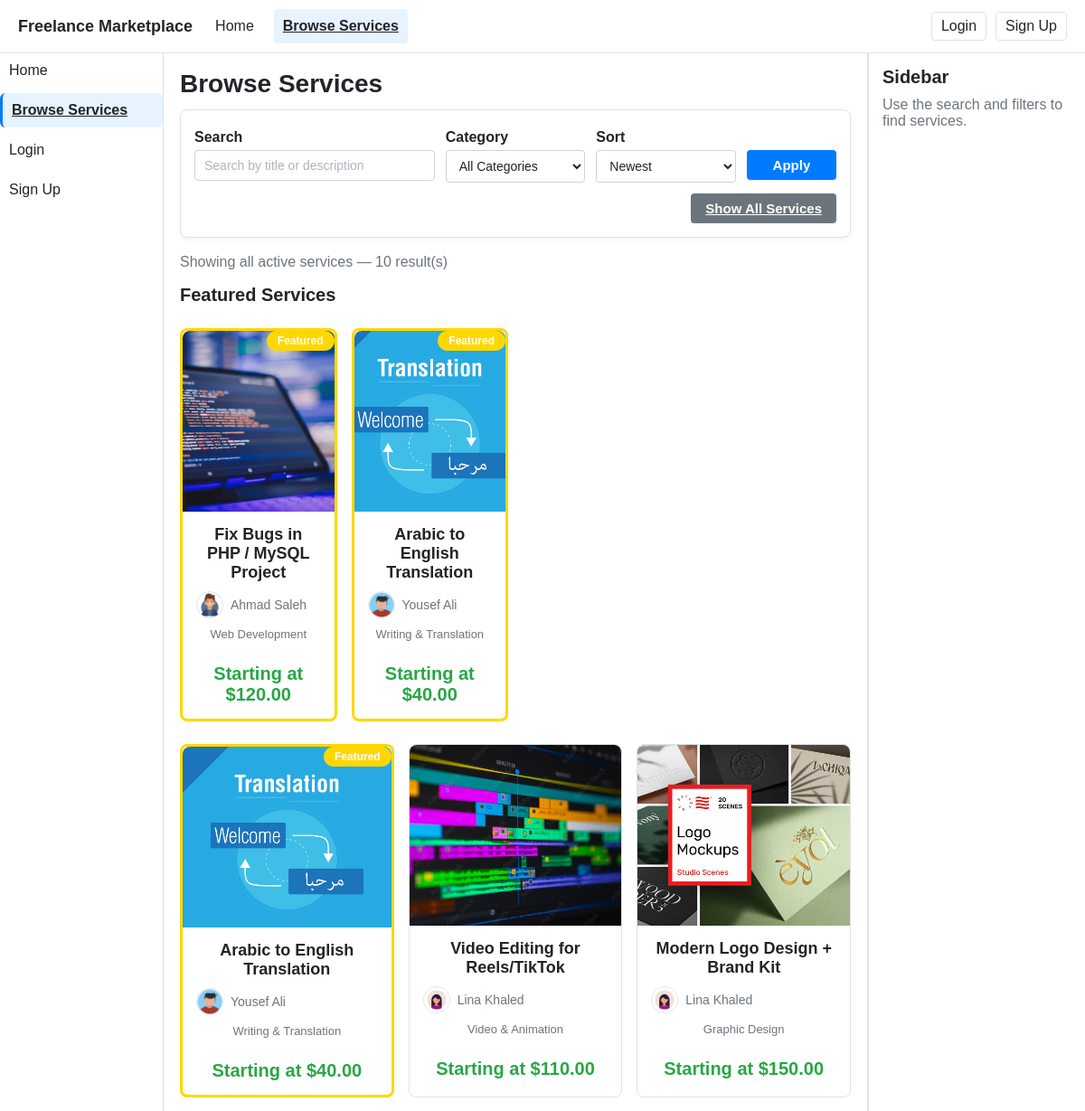
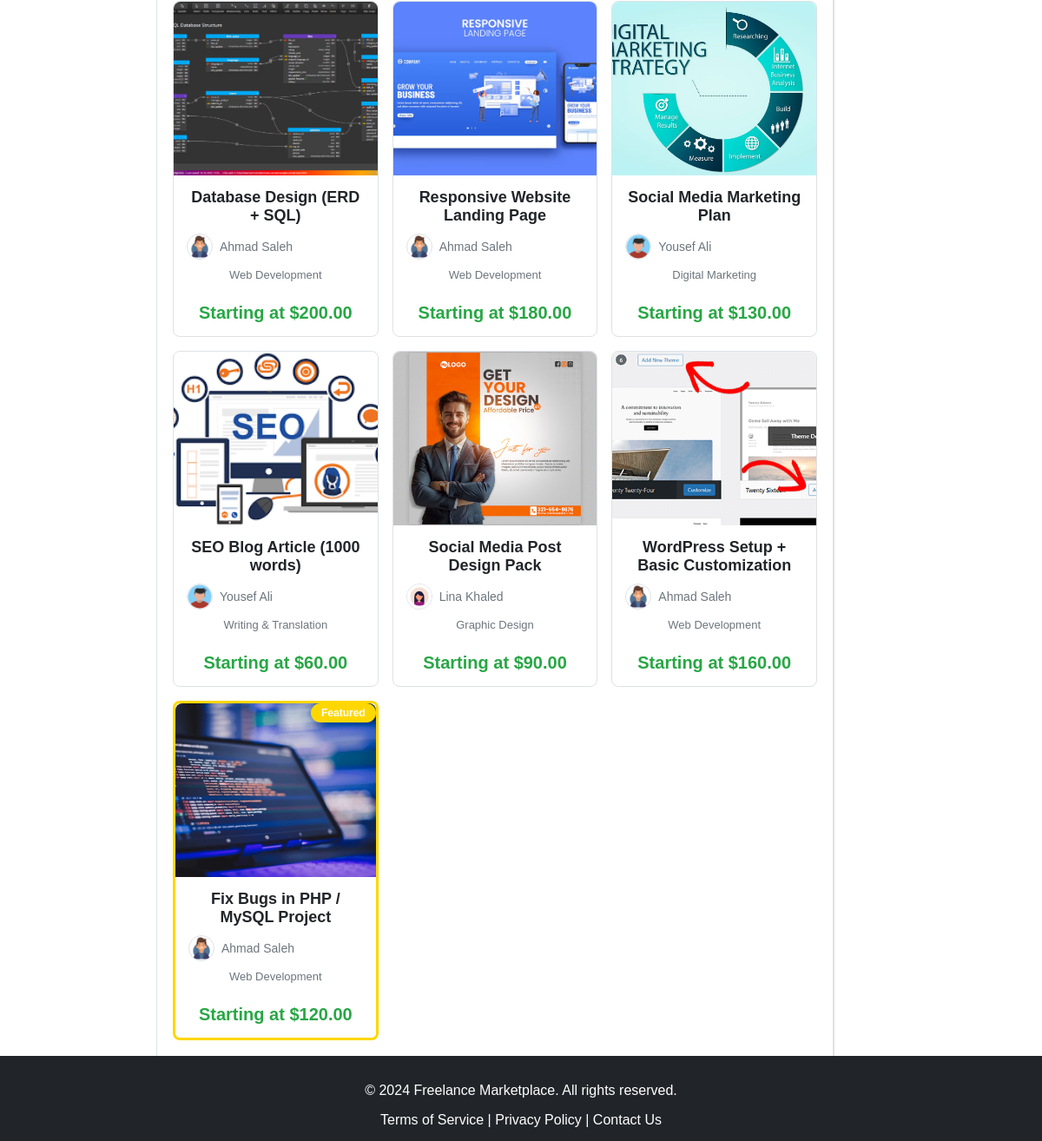
The page /browse-services.php on the database its author committed (2 pictures, top to bottom).
### tables this page shows
CREATE TABLE services (
    service_id VARCHAR(10) PRIMARY KEY,
    freelancer_id VARCHAR(10) NOT NULL,
    title VARCHAR(200) NOT NULL,
    category VARCHAR(100) NOT NULL,
    subcategory VARCHAR(100) NOT NULL,
    description TEXT NOT NULL,
    price DECIMAL(10,2) NOT NULL,
    delivery_time INT NOT NULL,
    revisions_included INT NOT NULL,
    image_1 VARCHAR(255) NOT NULL,
    image_2 VARCHAR(255),
    image_3 VARCHAR(255),
    status ENUM('Active', 'Inactive') NOT NULL DEFAULT 'Active',
    featured_status ENUM('Yes', 'No') NOT NULL DEFAULT 'No',
    created_date TIMESTAMP DEFAULT CURRENT_TIMESTAMP,
    FOREIGN KEY (freelancer_id) REFERENCES users(user_id) ON DELETE CASCADE
);

CREATE TABLE users (
    user_id VARCHAR(10) PRIMARY KEY,
    first_name VARCHAR(50) NOT NULL,
    last_name VARCHAR(50) NOT NULL,
    email VARCHAR(100) NOT NULL UNIQUE,
    password VARCHAR(255) NOT NULL,
    phone VARCHAR(10) NOT NULL,
    country VARCHAR(50) NOT NULL,
    city VARCHAR(50) NOT NULL,
    role ENUM('Client', 'Freelancer') NOT NULL,
    status ENUM('Active', 'Inactive') NOT NULL DEFAULT 'Active',
    profile_photo VARCHAR(255),
    registration_date TIMESTAMP DEFAULT CURRENT_TIMESTAMP
);

### browse-services.php (the view, shortened to what this page needs)
<?php
require_once __DIR__ . "/includes/init.php";
$activePage = "browse-services.php";
if (!isset($baseUrl) || (string)$baseUrl === "") {
  $baseUrl = rtrim(str_replace("\\", "/", dirname($_SERVER["SCRIPT_NAME"])), "/");
  $baseUrl = ($baseUrl === "" ? "/" : $baseUrl . "/");
}
function h($str) { return htmlspecialchars((string)$str, ENT_QUOTES, 'UTF-8'); }
function isExternalOrData($p): bool {
  $p = (string)$p;
  return (preg_match('#^https?://#i', $p) || strpos($p, "data:") === 0);
}
function mediaRel($path, string $filenameDir = ""): string {
  $p = trim((string)$path);
  $p = str_replace("\\", "/", $p);
  if (($pos = stripos($p, "uploads/")) !== false) return ltrim(substr($p, $pos), "/");
  return ltrim($p, "/");
}
function pickExistingRel(array $rels): string {
  foreach ($rels as $r) {
    $r = ltrim((string)$r, "/");
    if ($r !== "" && is_file(__DIR__ . "/" . $r)) return $r;
  }
  return "";
}
function img(string $baseUrl, $dbPath, $fallbackRel, string $filenameDir = "", bool $swapProfileDirs = false): string {
  $rel = mediaRel($dbPath, $filenameDir);
  $rel = ltrim($rel, "/");
  return rtrim($baseUrl, "/") . "/" . ltrim($rel, "/");
}
$servicePlaceholderRel = pickExistingRel([
  "uploads/services/placeholder-service.png",
]);
$userPlaceholderRel = pickExistingRel([
  "uploads/profile-photo/user-default.jpg",
  "uploads/profiles/user-default.jpg",
]);
$q        = trim((string)($_GET["q"] ?? ""));
$category = trim((string)($_GET["category"] ?? ""));
$sort     = trim((string)($_GET["sort"] ?? "newest"));
$page     = (int)($_GET["page"] ?? 1);
$perPage = 12;
$sortMap = [
  "newest"     => "s.created_date DESC",
  "oldest"     => "s.created_date ASC",
  "price_asc"  => "s.price ASC",
  "price_desc" => "s.price DESC",
];
$orderBy = $sortMap[$sort];
$where = ["s.status = 'Active'"];
$params = [];
$whereSql = "WHERE " . implode(" AND ", $where);
$countSql = "SELECT COUNT(*) FROM services s $whereSql";
$countStmt = $pdo->prepare($countSql);
$countStmt->execute($params);
$totalResults = (int)$countStmt->fetchColumn();
$offset = ($page - 1) * $perPage;
$featuredSql = "
  SELECT
    s.service_id, s.title, s.category, s.price, s.featured_status, s.image_1, s.created_date,
    u.first_name, u.last_name, u.profile_photo
  FROM services s
  JOIN users u ON u.user_id = s.freelancer_id
  $whereSql
    AND s.featured_status = 'Yes'
  ORDER BY s.created_date DESC
  LIMIT 4
";
$featuredStmt = $pdo->prepare($featuredSql);
$featuredStmt->execute($params);
$featuredRows = $featuredStmt->fetchAll(PDO::FETCH_ASSOC);
$listSql = "
  SELECT
    s.service_id, s.title, s.category, s.price, s.featured_status, s.image_1, s.created_date,
    u.first_name, u.last_name, u.profile_photo
  FROM services s
  JOIN users u ON u.user_id = s.freelancer_id
  $whereSql
  ORDER BY $orderBy
  LIMIT :limit OFFSET :offset
";
$listStmt = $pdo->prepare($listSql);
$listStmt->bindValue(":limit",  $perPage, PDO::PARAM_INT);
$listStmt->bindValue(":offset", $offset,  PDO::PARAM_INT);
$listStmt->execute();
$rows = $listStmt->fetchAll(PDO::FETCH_ASSOC);
$clearUrl = "browse-services.php";
include __DIR__ . "/includes/header.php";
?>
<div class="wrapper">
  <div class="container">
    <?php include __DIR__ . "/includes/nav.php"; ?>
    <main class="main-content">
      <h1 class="heading-primary">Browse Services</h1>
      <div class="browse-filter-bar">
        <form class="form" method="get" action="browse-services.php">
          <div class="browse-filter-row">
            <div class="form-group">
              <label class="form-label" for="q">Search</label>
              <input class="form-input" type="text" id="q" name="q"
                     value="<?= h($q) ?>"
                     placeholder="Search by title or description">
            </div>
            <div class="form-group">
              <label class="form-label" for="category">Category</label>
              <select class="form-select" id="category" name="category">
                <option value="">All Categories</option>
              </select>
            </div>
            <div class="form-group">
              <label class="form-label" for="sort">Sort</label>
              <select class="form-select" id="sort" name="sort">
                <option value="newest" <?= $sort === "newest" ? "selected" : "" ?>>Newest</option>
              </select>
            </div>
            <div class="form-group">
              <button class="btn btn-primary" type="submit">Apply</button>
            </div>
          </div>
          <div class="form-actions browse-filter-actions">
            <a class="btn btn-secondary" href="<?= h($clearUrl) ?>">Show All Services</a>
          </div>
        </form>
      </div>
      <div class="browse-results-summary">
        <?php if ($q !== "" || $category !== ""): ?>
          <div class="message-info">
            <?php
              $parts = [];
              if ($q !== "") $parts[] = "Search results for '" . h($q) . "'";
              if ($category !== "") $parts[] = "Category: " . h($category);
              echo implode(" | ", $parts);
            ?>
            — <?= (int)$totalResults ?> result(s)
          </div>
        <?php else: ?>
          <p class="text-muted">
            Showing all active services — <?= (int)$totalResults ?> result(s)
          </p>
        <?php endif; ?>
      </div>
      <?php if (!empty($featuredRows)): ?>
        <h2 class="heading-secondary">Featured Services</h2>
        <div class="services-grid services-grid-featured">
          <?php foreach ($featuredRows as $r): ?>
            <?php
              $imgSrc = img($baseUrl, $r["image_1"] ?? "", $servicePlaceholderRel, "uploads/services");
              $avatarSrc = img($baseUrl, $r["profile_photo"] ?? "", $userPlaceholderRel, "uploads/profile-photo", true);
              $isFeatured = (trim(strtolower((string)$r["featured_status"])) === "yes" || trim((string)$r["featured_status"]) === "1");
              $name = trim((string)($r["first_name"] ?? "") . " " . (string)($r["last_name"] ?? ""));
              $detailUrl = "service-detail.php?id=" . urlencode((string)$r["service_id"]);
              $cardClasses = "card service-card";
              if ($isFeatured) $cardClasses .= " card-featured service-card-featured";
            ?>
            <a class="<?= h($cardClasses) ?>" href="<?= h($detailUrl) ?>">
              <div class="card-header service-card-image-wrap">
                <img class="service-card-image" src="<?= h($imgSrc) ?>" alt="Service image">
                <?php if ($isFeatured): ?>
                  <span class="badge badge-featured service-card-badge">Featured</span>
                <?php endif; ?>
              </div>
              <div class="card-body">
                <div class="service-card-title"><?= h($r["title"]) ?></div>
                <div class="service-card-freelancer">
                  <img class="service-card-avatar" src="<?= h($avatarSrc) ?>" alt="Freelancer photo">
                  <span><?= h($name) ?></span>
                </div>
                <div class="service-card-category"><?= h($r["category"]) ?></div>
              </div>
              <div class="card-footer">
                <div class="service-card-price">Starting at $<?= h(number_format((float)$r["price"], 2)) ?></div>
              </div>
            </a>
          <?php endforeach; ?>
        </div>
      <?php endif; ?>
      <?php if (!empty($rows)): ?>
        <div class="services-grid">
          <?php foreach ($rows as $r): ?>
            <?php
              $imgSrc = img($baseUrl, $r["image_1"] ?? "", $servicePlaceholderRel, "uploads/services");
              $avatarSrc = img($baseUrl, $r["profile_photo"] ?? "", $userPlaceholderRel, "uploads/profile-photo", true);
              $isFeatured = (trim(strtolower((string)$r["featured_status"])) === "yes" || trim((string)$r["featured_status"]) === "1");
              $name = trim((string)($r["first_name"] ?? "") . " " . (string)($r["last_name"] ?? ""));
              $detailUrl = "service-detail.php?id=" . urlencode((string)$r["service_id"]);
              $cardClasses = "card service-card";
              if ($isFeatured) $cardClasses .= " card-featured service-card-featured";
            ?>
            <a class="<?= h($cardClasses) ?>" href="<?= h($detailUrl) ?>">
              <div class="card-header service-card-image-wrap">
                <img class="service-card-image" src="<?= h($imgSrc) ?>" alt="Service image">
                <?php if ($isFeatured): ?>
                  <span class="badge badge-featured service-card-badge">Featured</span>
                <?php endif; ?>
              </div>
              <div class="card-body">
                <div class="service-card-title"><?= h($r["title"]) ?></div>
                <div class="service-card-freelancer">
                  <img class="service-card-avatar" src="<?= h($avatarSrc) ?>" alt="Freelancer photo">
                  <span><?= h($name) ?></span>
                </div>
                <div class="service-card-category"><?= h($r["category"]) ?></div>
              </div>
              <div class="card-footer">
                <div class="service-card-price">Starting at $<?= h(number_format((float)$r["price"], 2)) ?></div>
              </div>
            </a>
          <?php endforeach; ?>
        </div>
      <?php endif; ?>
    </main>
    <aside class="sidebar">
      <h3 class="heading-secondary">Sidebar</h3>
      <p class="text-muted">Use the search and filters to find services.</p>
    </aside>
  </div>
  <?php include "includes/footer.php"; ?>

### includes/header.php (shortened to what this page needs)
<?php
$isLoggedIn = isset($_SESSION["user"]);
$userRole   = $isLoggedIn ? ($_SESSION["user"]["role"] ?? "Guest") : "Guest";
$homeHref   = ($isLoggedIn && $userRole === "Freelancer") ? "dashboard.php" : "home.php";
$homeActive = ($activePage == "home.php" || $activePage == "dashboard.php") ? "nav-link-active" : "";
?>
<!DOCTYPE html>
<html lang="en">
<head>
  <link rel="stylesheet" href="css/styles.css">
</head>
<body>
<header class="header">
  <div class="header-left">
    <a class="brand" href="<?php echo htmlspecialchars($homeHref); ?>">Freelance Marketplace</a>
  </div>
  <nav class="navigation top-nav">
    <ul class="nav-links">
      <li class="nav-item">
        <a class="nav-link <?php echo $homeActive; ?>" href="<?php echo htmlspecialchars($homeHref); ?>">Home</a>
      </li>
      <li class="nav-item">
        <a class="nav-link <?php echo ($activePage == 'browse-services.php') ? 'nav-link-active' : ''; ?>"
           href="browse-services.php">Browse Services</a>
      </li>
    </ul>
  </nav>
  <div class="header-right">
    <?php if (!$isLoggedIn): ?>
      <a class="btn-link <?php echo ($activePage == 'login.php') ? 'nav-link-active' : ''; ?>"
         href="login.php">Login</a>
      <a class="btn-link <?php echo ($activePage == 'register.php') ? 'nav-link-active' : ''; ?>"
         href="register.php">Sign Up</a>
    <?php endif; ?>
  </div>
</header>

### includes/nav.php (shortened to what this page needs)
<nav class="navigation side-nav">
  <ul class="nav-list">
    <?php if (!$isLoggedIn): ?>
      <li class="nav-item">
        <a class="nav-link <?php echo ($activePage == 'home.php') ? 'nav-link-active' : ''; ?>" href="home.php">Home</a>
    </li>
    <li class="nav-item">
      <a class="nav-link <?php echo ($activePage == 'browse-services.php') ? 'nav-link-active' : ''; ?>" href="browse-services.php">Browse Services</a>
    </li>
    <li class="nav-item">
      <a class="nav-link <?php echo ($activePage == 'login.php') ? 'nav-link-active' : ''; ?>" href="login.php">Login</a>
    </li>
    <li class="nav-item">
      <a class="nav-link <?php echo ($activePage == 'register.php') ? 'nav-link-active' : ''; ?>" href="register.php">Sign Up</a>
      </li>
    <?php endif; ?>
  </ul>
</nav>

### includes/footer.php
<footer class="footer">
  <p>© 2024 Freelance Marketplace. All rights reserved.</p>
  <p class="footer-links">
    <a href="terms.php">Terms of Service</a> |
    <a href="privacy.php">Privacy Policy</a> |
    <a href="contact.php">Contact Us</a>
  </p>
</footer>
</body>
</html>

### rows shown on the page
services: image_1 (picture), featured_status "Featured", title "Fix Bugs in PHP / MySQL Project", freelancer.profile_photo (picture), freelancer.last_name "Ahmad Saleh", category "Web Development", price "120.00"
services: image_1 (picture), featured_status "Featured", title "Arabic to English Translation", freelancer.profile_photo (picture), freelancer.last_name "Yousef Ali", category "Writing & Translation", price "40.00"
services: image_1 (picture), title "Video Editing for Reels/TikTok", freelancer.profile_photo (picture), freelancer.last_name "Lina Khaled", category "Video & Animation", price "110.00"
services: image_1 (picture), title "Modern Logo Design + Brand Kit", freelancer.profile_photo (picture), freelancer.last_name "Lina Khaled", category "Graphic Design", price "150.00"
services: image_1 (picture), title "Database Design (ERD + SQL)", freelancer.profile_photo (picture), freelancer.last_name "Ahmad Saleh", category "Web Development", price "200.00"
services: image_1 (picture), title "Responsive Website Landing Page", freelancer.profile_photo (picture), freelancer.last_name "Ahmad Saleh", category "Web Development", price "180.00"
services: image_1 (picture), title "Social Media Marketing Plan", freelancer.profile_photo (picture), freelancer.last_name "Yousef Ali", category "Digital Marketing", price "130.00"
services: image_1 (picture), title "SEO Blog Article (1000 words)", freelancer.profile_photo (picture), freelancer.last_name "Yousef Ali", category "Writing & Translation", price "60.00"
services: image_1 (picture), title "Social Media Post Design Pack", freelancer.profile_photo (picture), freelancer.last_name "Lina Khaled", category "Graphic Design", price "90.00"
services: image_1 (picture), title "WordPress Setup + Basic Customization", freelancer.profile_photo (picture), freelancer.last_name "Ahmad Saleh", category "Web Development", price "160.00"

### other values the page prints
$totalResults "10"
